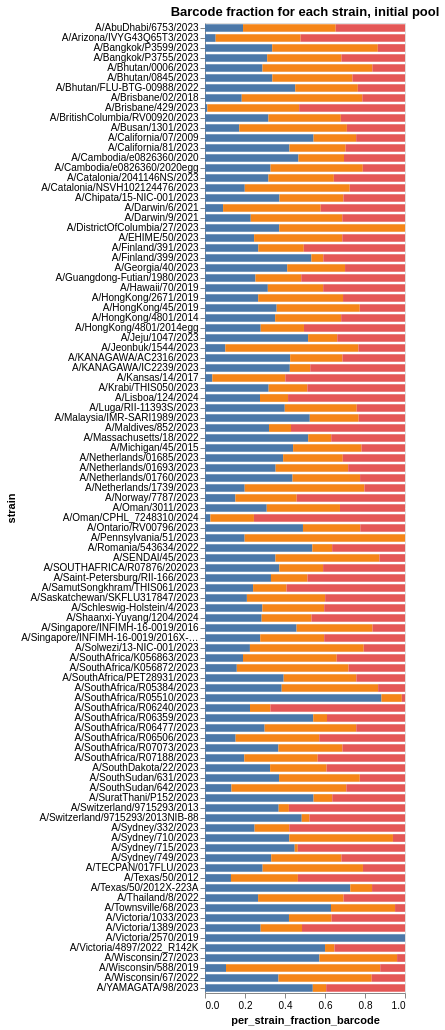

Write notebook code for a chart like this one.
### Code cell
# Each barcode fraction across strains
all_barcode_counts = counts[['strain', 'barcode', 'count', 'well']].dropna()
single_well_all_barcode_counts = all_barcode_counts[all_barcode_counts['well'].isin(['A4','B4'])]

# Get tidy single well means
tidy_single_well = single_well_all_barcode_counts[['strain','barcode','count']].groupby(['strain', 'barcode']).mean().reset_index()
# Get sums for each strain
strain_sums_df = tidy_single_well.groupby('strain').sum().rename(columns = {'count': 'strain_count_sum'}).reset_index()
# Merge and calculate per strain the fraction represented by each barcode
tidy_single_well = tidy_single_well.merge(strain_sums_df[['strain', 'strain_count_sum']], 
                       on = ['strain'],
                       validate="many_to_one",
                      )
tidy_single_well['per_strain_fraction_barcode'] = tidy_single_well['count'] / tidy_single_well['strain_count_sum']
tidy_single_well['barcode_letter'] = (['A', 'B', 'C'] * len(strain_sums_df))

# Plot as colored bar chart
bar_chart = alt.Chart(tidy_single_well).mark_bar(height={"band": 0.85}).encode(
    x = 'per_strain_fraction_barcode',
    y = 'strain',
    color=alt.Color('barcode_letter', legend=None),
    tooltip = ['strain', 'per_strain_fraction_barcode', 'barcode'],
).configure_axis(grid=False).properties(
        height = alt.Step(10),
        width = 200,
        title = "Barcode fraction for each strain, initial pool")

bar_chart.save("../figures/barcode_fraction_per_strain.png", dpi=300)
bar_chart

### Figure 1 — Vega-Lite specification as saved in the notebook (floating-point values rounded to 4 significant figures; data arrays with more than 128 entries replaced by an {"elided": "..."} marker saying what was removed)
{"config": {"view": {"continuousWidth": 300, "continuousHeight": 300}, "axis": {"grid": false}}, "data": {"name": "data-987f0aae4cd1eee1c03ad749748f6bc6"}, "mark": {"type": "bar", "height": {"band": 0.85}}, "encoding": {"color": {"field": "barcode_letter", "legend": null, "type": "nominal"}, "tooltip": [{"field": "strain", "type": "nominal"}, {"field": "per_strain_fraction_barcode", "type": "quantitative"}, {"field": "barcode", "type": "nominal"}], "x": {"field": "per_strain_fraction_barcode", "type": "quantitative"}, "y": {"field": "strain", "type": "nominal"}}, "height": {"step": 10}, "title": "Barcode fraction for each strain, initial pool", "width": 200, "$schema": "https://vega.github.io/schema/vega-lite/v5.16.3.json", "datasets": {"data-987f0aae4cd1eee1c03ad749748f6bc6": {"elided": "291 records"}}}
